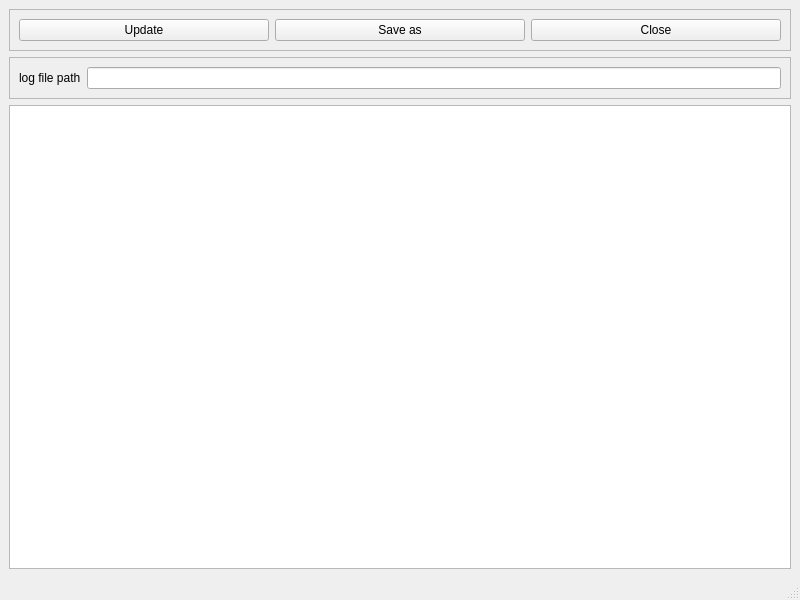
<?xml version="1.0" encoding="UTF-8"?>
<ui version="4.0">
 <class>MainWindow</class>
 <widget class="QMainWindow" name="MainWindow">
  <property name="geometry">
   <rect>
    <x>0</x>
    <y>0</y>
    <width>800</width>
    <height>600</height>
   </rect>
  </property>
  <property name="windowTitle">
   <string>MainWindow</string>
  </property>
  <widget class="QWidget" name="centralwidget">
   <layout class="QVBoxLayout" name="verticalLayout">
    <item>
     <widget class="QFrame" name="frame">
      <property name="frameShape">
       <enum>QFrame::StyledPanel</enum>
      </property>
      <property name="frameShadow">
       <enum>QFrame::Raised</enum>
      </property>
      <layout class="QHBoxLayout" name="horizontalLayout">
       <item>
        <widget class="QPushButton" name="updateButton">
         <property name="text">
          <string>Update</string>
         </property>
        </widget>
       </item>
       <item>
        <widget class="QPushButton" name="saveButton">
         <property name="text">
          <string>Save as</string>
         </property>
        </widget>
       </item>
       <item>
        <widget class="QPushButton" name="closeButton">
         <property name="text">
          <string>Close</string>
         </property>
        </widget>
       </item>
      </layout>
     </widget>
    </item>
    <item>
     <widget class="QFrame" name="frame_2">
      <property name="frameShape">
       <enum>QFrame::StyledPanel</enum>
      </property>
      <property name="frameShadow">
       <enum>QFrame::Raised</enum>
      </property>
      <layout class="QHBoxLayout" name="horizontalLayout_2">
       <item>
        <widget class="QLabel" name="label">
         <property name="text">
          <string>log file path</string>
         </property>
        </widget>
       </item>
       <item>
        <widget class="QLineEdit" name="pathEdit">
         <property name="readOnly">
          <bool>true</bool>
         </property>
        </widget>
       </item>
      </layout>
     </widget>
    </item>
    <item>
     <widget class="QPlainTextEdit" name="logText">
      <property name="readOnly">
       <bool>true</bool>
      </property>
     </widget>
    </item>
   </layout>
  </widget>
  <widget class="QMenuBar" name="menubar">
   <property name="geometry">
    <rect>
     <x>0</x>
     <y>0</y>
     <width>800</width>
     <height>22</height>
    </rect>
   </property>
  </widget>
  <widget class="QStatusBar" name="statusbar"/>
 </widget>
 <resources/>
 <connections/>
</ui>
